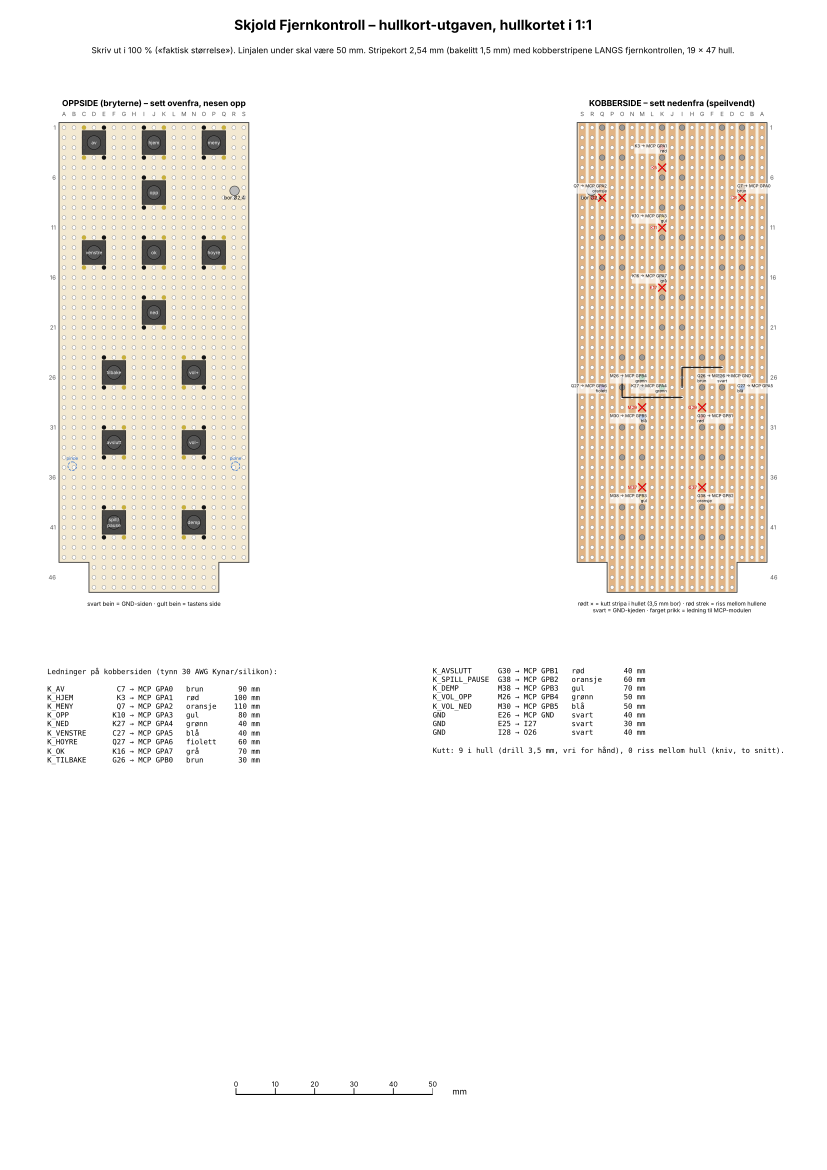

Write Python code to recreate this figure.
"""Tegningen av hullkortet i 1:1 (skriv ut i 100 %, «faktisk størrelse»): tegning.pdf (2 sider A4) og PNG-er.

Side 1: hullkortet sett ovenfra (bryterne, nesen opp) og fra kobbersiden (speilvendt: kutt, ledninger, lodding).
Side 2: delene på gulvet i bunnen (XIAO, MCP-modulen, FPC-adapterne, pogo) med hullkortets omriss over."""
import os
import sys

import matplotlib
matplotlib.use("Agg")
import matplotlib.pyplot as plt  # noqa: E402
from matplotlib.backends.backend_pdf import PdfPages  # noqa: E402
from matplotlib.patches import Circle, Polygon, Rectangle  # noqa: E402

HER = os.path.dirname(os.path.abspath(__file__))
sys.path.insert(0, HER)
import hullkort as hk  # noqa: E402

MM = 1 / 25.4
A4 = (210 * MM, 297 * MM)
KOL = "ABCDEFGHIJKLMNOPQRS"


def akser(fig, x0, y0, w, h, xlim, ylim, speil=False):
    """Akser i mm på arket: (x0, y0) nederst til venstre, w × h mm, med 1:1-skala."""
    ax = fig.add_axes([x0 / 210, y0 / 297, w / 210, h / 297])
    ax.set_xlim(*(xlim[::-1] if speil else xlim))
    ax.set_ylim(ylim[1], ylim[0])            # n nedover (nesen øverst)
    ax.set_aspect("equal")
    ax.axis("off")
    return ax


def hullnavn(k, j):
    return f"{KOL[k - hk.K_MIN]}{j - hk.J_MIN + 1}"


def kort(ax, speil):
    o = hk.omriss()
    ax.add_patch(Polygon(o, closed=True, fc="#f3e9d2" if not speil else "#f6efe2", ec="#333", lw=0.6))
    h = hk.hullkart()
    kutt, seg = hk.kutt_og_segmenter(h)
    if speil:   # kobberstripene: langs fjernkontrollen, én per kolonne (stripa er brutt der midtskruens hull bores)
        for k in range(hk.K_MIN, hk.K_MAX + 1):
            js = [j for j in range(hk.J_MIN, hk.J_MAX + 1) if hk.paa_kortet(k, j)]
            if js:
                x, n0 = hk.hull_xy(k, js[0])
                _, n1 = hk.hull_xy(k, js[-1])
                ax.add_patch(Rectangle((x - 0.9, n0 - 1.15), 1.8, n1 - n0 + 2.3, fc="#d9a066", ec="none", alpha=0.75))
    for j in range(hk.J_MIN, hk.J_MAX + 1):
        for k in range(hk.K_MIN, hk.K_MAX + 1):
            if hk.paa_kortet(k, j):
                x, n = hk.hull_xy(k, j)
                ax.add_patch(Circle((x, n), 0.5, fc="white", ec="#777", lw=0.25))
    # kolonne- og radmerker
    for k in range(hk.K_MIN, hk.K_MAX + 1):
        x, _ = hk.hull_xy(k, hk.J_MIN)
        ax.text(x, hk.KANT_N0 - 1.3, KOL[k - hk.K_MIN], ha="center", va="bottom", fontsize=4.2, color="#555")
    for j in range(hk.J_MIN, hk.J_MAX + 1, 5):
        _, n = hk.hull_xy(hk.K_MIN, j)
        ax.text(hk.KANT_X0 - 0.8 if not speil else hk.KANT_X0 - 0.8, n, str(j - hk.J_MIN + 1), ha="right" if not speil else "left",
                va="center", fontsize=4.2, color="#555")
    mx, mn = hk.MIDTSKRUE
    ax.add_patch(Circle((mx, mn), 1.2, fc="#bbb", ec="#333", lw=0.4))
    ax.text(mx, mn + 2.2, "bor Ø2,4", ha="center", fontsize=3.6)
    return h, kutt, seg


def oppside(ax):
    h, kutt, seg = kort(ax, False)
    for b in hk.BRYTERE:
        x, n = b[6], b[7]
        ax.add_patch(Rectangle((x - 3, n - 3), 6, 6, fc="#2b2b2d", ec="#000", lw=0.4, alpha=0.85))
        ax.add_patch(Circle((x, n), 1.75, fc="#555", ec="#000", lw=0.3))
        ax.text(x, n, b[0].replace("_", " ").replace("spill pause", "spill/\npause").replace("vol opp", "vol+").replace("vol ned", "vol−"),
                ha="center", va="center", fontsize=3.4, color="white")
        for k, j, nett in hk.bein(b):
            bx, bn = hk.hull_xy(k, j)
            ax.add_patch(Circle((bx, bn), 0.55, fc="#111" if nett == "GND" else "#c9b037", ec="none"))
    for x, n in hk.PINNER:
        ax.add_patch(Circle((x, n), 1.1, fc="none", ec="#2f6fd0", lw=0.5, ls="--"))
        ax.text(x, n - 1.6, "pinne", ha="center", fontsize=3.2, color="#2f6fd0")
    ax.text(hk.CX, hk.KANT_N0 - 4.2, "OPPSIDE (bryterne) – sett ovenfra, nesen opp", ha="center", fontsize=6, weight="bold")
    ax.text(hk.CX, hk.KANT_N1 + 2.0, "svart bein = GND-siden · gult bein = tastens side", ha="center", va="top", fontsize=4.2)


def kobberside(ax):
    h, kutt, seg = kort(ax, True)
    for k, j, t in kutt:
        x, n = hk.CX + k * hk.P, hk.R0 + j * hk.P
        if t == "hull":
            ax.plot([x - 0.9, x + 0.9], [n - 0.9, n + 0.9], color="#d00", lw=0.9)
            ax.plot([x - 0.9, x + 0.9], [n + 0.9, n - 0.9], color="#d00", lw=0.9)
            ax.text(x + 1.3, n, hullnavn(k, j), fontsize=3.2, color="#d00", va="center", ha="right")
        else:
            ax.plot([x - 1.1, x + 1.1], [n, n], color="#d00", lw=0.9)
    for (k, j), nett in h.items():
        x, n = hk.hull_xy(k, j)
        ax.add_patch(Circle((x, n), 0.7, fc="#9a9a9a", ec="#444", lw=0.3))
    for nett, hull, maal, beskr in hk.ledninger_paa_kortet():
        x, n = hk.hull_xy(*hull)
        f = hk.farge(nett)[1]
        if isinstance(maal, tuple):
            x2, n2 = hk.hull_xy(*maal)
            ax.plot([x, x2, x2], [n, n, n2], color=f, lw=0.9, solid_capstyle="round")
        else:
            ax.add_patch(Circle((x, n), 0.75, fc=f, ec="#000", lw=0.3))
            ax.text(x + (1.2 if x < hk.CX else -1.2), n + 0.2, f"{hullnavn(*hull)} → {maal}\n{hk.farge(nett)[0]}",
                    ha="left" if x < hk.CX else "right", va="center", fontsize=3.0,
                    bbox=dict(fc="white", ec="none", alpha=0.7, pad=0.2))
    ax.text(hk.CX, hk.KANT_N0 - 4.2, "KOBBERSIDE – sett nedenfra (speilvendt)", ha="center", fontsize=6, weight="bold")
    ax.text(hk.CX, hk.KANT_N1 + 2.0, "rødt × = kutt stripa i hullet (3,5 mm bor) · rød strek = riss mellom hullene\n"
            "svart = GND-kjeden · farget prikk = ledning til MCP-modulen", ha="center", va="top", fontsize=4.0)


def gulv(ax):
    # bunnens innside, delene, og hullkortets omriss stiplet
    ax.add_patch(Rectangle((0, 0), hk.W, hk.L, fc="#e9e7e2", ec="#333", lw=0.5))
    ax.add_patch(Polygon(hk.omriss(), closed=True, fc="none", ec="#999", lw=0.5, ls="--"))
    farge = {"U1": "#3a3a3d", "USBC": "#999", "U2": "#6a4aa8", "A1": "#c9822b", "A2": "#c9822b"}
    for r, navn, x0, x1, n0, n1, z0, z1 in hk.GULV:
        ax.add_patch(Rectangle((x0, n0), x1 - x0, n1 - n0, fc=farge[r], ec="#000", lw=0.4, alpha=0.35 if "kort" in navn else 0.7))
    tekst = {"U1": "XIAO ESP32S3\nUSB-C mot halen", "U2": "MCP23017-modul\n(CJMCU-2317)\npå tape", "A1": "FPC 18p → 2,54\n(skjermen)",
             "A2": "FPC 6p →\n2,54\n(berøring)"}
    for r in tekst:
        bs = [g for g in hk.GULV if g[0] == r]
        x0, x1 = min(b[2] for b in bs), max(b[3] for b in bs)
        n0, n1 = min(b[4] for b in bs), max(b[5] for b in bs)
        ax.text((x0 + x1) / 2, (n0 + n1) / 2, tekst[r], ha="center", va="center", fontsize=4.5, color="#000")
    ax.add_patch(Rectangle((40 - 3, 159 - 10.5), 6, 21, fc="#222", ec="#000", lw=0.4, alpha=0.5))
    ax.text(40, 159, "pogo\n(dokk)", ha="center", va="center", fontsize=4, color="white")
    ax.add_patch(Rectangle((hk.CX - 17, 12), 34, 50, fc="#9aa0a8", ec="#000", lw=0.4, alpha=0.6))
    ax.text(hk.CX, 37, "LiPo 603450\n1200 mAh", ha="center", va="center", fontsize=5)
    ax.add_patch(Rectangle((hk.CX - 17, 6.6), 34, 1.0, fc="#2f9a52", ec="#000", lw=0.4))
    ax.text(hk.CX, 4.6, "IR-kortet (2 × IR-diode, VS1838B, AO3400A)", ha="center", fontsize=4)
    for navn, pts in hk.BUNTER.items():
        ax.plot([p[0] for p in pts], [p[1] for p in pts], color="#d23a2c" if navn == "batteri" else "#2bb3a8", lw=1.4, alpha=0.8)
    for x, n in hk.STOLPER + hk.PINNER:
        ax.add_patch(Circle((x, n), 1.5, fc="#777", ec="#000", lw=0.3))
    ax.text(hk.CX, -4, "BUNNEN – delene på gulvet, sett ovenfra (hullkortets omriss stiplet)", ha="center", fontsize=6, weight="bold")


def main():
    pdf = os.path.join(HER, "tegning.pdf")
    xl = (hk.KANT_X0 - 3, hk.KANT_X1 + 3)
    nl = (hk.KANT_N0 - 6, hk.KANT_N1 + 7)
    bw, bh = xl[1] - xl[0], nl[1] - nl[0]
    with PdfPages(pdf) as pp:
        fig = plt.figure(figsize=A4)
        fig.text(0.5, 0.975, "Skjold Fjernkontroll – hullkort-utgaven, hullkortet i 1:1", ha="center", fontsize=10, weight="bold")
        fig.text(0.5, 0.955, "Skriv ut i 100 % («faktisk størrelse»). Linjalen under skal være 50 mm. Stripekort 2,54 mm (bakelitt 1,5 mm) med kobberstripene LANGS fjernkontrollen, "
                 f"{hk.K_MAX - hk.K_MIN + 1} × {hk.J_MAX - hk.J_MIN + 1} hull.", ha="center", fontsize=6)
        a1 = akser(fig, 12, 297 - 25 - bh, bw, bh, xl, nl)
        oppside(a1)
        a2 = akser(fig, 210 - 12 - bw, 297 - 25 - bh, bw, bh, xl, nl, speil=True)
        kobberside(a2)
        # tabellen over ledningene på hullkortet (under tegningene)
        import math
        h = hk.hullkart()
        kutt, _ = hk.kutt_og_segmenter(h)
        rader = ["Ledninger på kobbersiden (tynn 30 AWG Kynar/silikon):", ""]
        for nett, hull, maal, beskr in hk.ledninger_paa_kortet():
            x, n = hk.hull_xy(*hull)
            if isinstance(maal, tuple):
                x2, n2 = hk.hull_xy(*maal)
                lg = int(math.ceil((abs(x2 - x) + abs(n2 - n) + 10) / 10.0) * 10)
                rader.append(f"{nett:13s} {hullnavn(*hull):>4s} → {hullnavn(*maal):<10s} {hk.farge(nett)[0]:10s} {lg:3d} mm")
            else:
                mx, mn = hk.ENDEPUNKT["MCP"]
                lg = int(math.ceil((abs(mx - x) + abs(mn - n) + 25) / 10.0) * 10)
                rader.append(f"{nett:13s} {hullnavn(*hull):>4s} → {maal:<10s} {hk.farge(nett)[0]:10s} {lg:3d} mm")
        rader += ["", f"Kutt: {sum(1 for k in kutt if k[2] == 'hull')} i hull (drill 3,5 mm, vri for hånd), "
                  f"{sum(1 for k in kutt if k[2] == 'riss')} riss mellom hull (kniv, to snitt)."]
        half = (len(rader) + 1) // 2
        fig.text(12 / 210, (297 - 25 - bh - 12) / 297, "\n".join(rader[:half]), family="monospace", fontsize=5.2, va="top")
        fig.text(110 / 210, (297 - 25 - bh - 12) / 297, "\n".join(rader[half:]), family="monospace", fontsize=5.2, va="top")
        lin = fig.add_axes([60 / 210, 18 / 297, 50 / 210, 4 / 297])
        lin.set_xlim(0, 50); lin.set_ylim(0, 4); lin.axis("off")
        lin.plot([0, 50], [1, 1], color="k", lw=0.8)
        for i in range(0, 51, 10):
            lin.plot([i, i], [1, 2.5], color="k", lw=0.6)
            lin.text(i, 3, f"{i}", ha="center", fontsize=5)
        fig.text(115 / 210, 19 / 297, "mm", fontsize=6)
        pp.savefig(fig)
        fig.savefig(os.path.join(HER, "tegning-side1.png"), dpi=300)
        # to PNG-er, én per side av kortet, også 1:1 ved 300 dpi
        for navn, f_ in (("oppside", oppside), ("kobberside", kobberside)):
            f2 = plt.figure(figsize=((bw + 6) * MM, (bh + 6) * MM))
            ax = f2.add_axes([3 / (bw + 6), 3 / (bh + 6), bw / (bw + 6), bh / (bh + 6)])
            ax.set_xlim(*(xl[::-1] if navn == "kobberside" else xl)); ax.set_ylim(nl[1], nl[0]); ax.set_aspect("equal"); ax.axis("off")
            f_(ax)
            f2.savefig(os.path.join(HER, f"tegning-{navn}.png"), dpi=300, facecolor="white")
            plt.close(f2)
        plt.close(fig)
        fig = plt.figure(figsize=A4)
        fig.text(0.5, 0.975, "Skjold Fjernkontroll – hullkort-utgaven, delene i bunnen (1:1)", ha="center", fontsize=10, weight="bold")
        ax = akser(fig, (210 - 61) / 2, 297 - 20 - 210, 61, 210, (-3, hk.W + 3), (-8, hk.L + 2))
        gulv(ax)
        pp.savefig(fig)
        fig.savefig(os.path.join(HER, "tegning-side2.png"), dpi=200)
        plt.close(fig)
    print("skrev", pdf, "og tegning-*.png")


if __name__ == "__main__":
    main()
